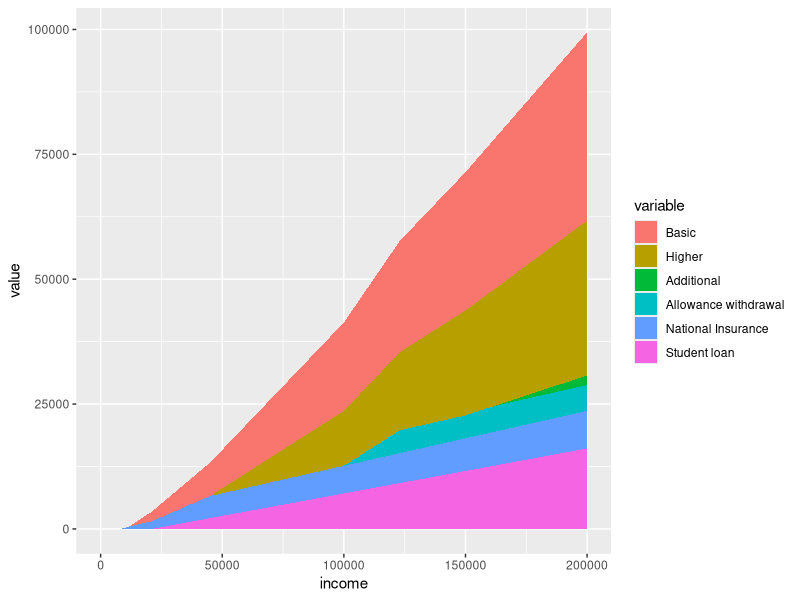
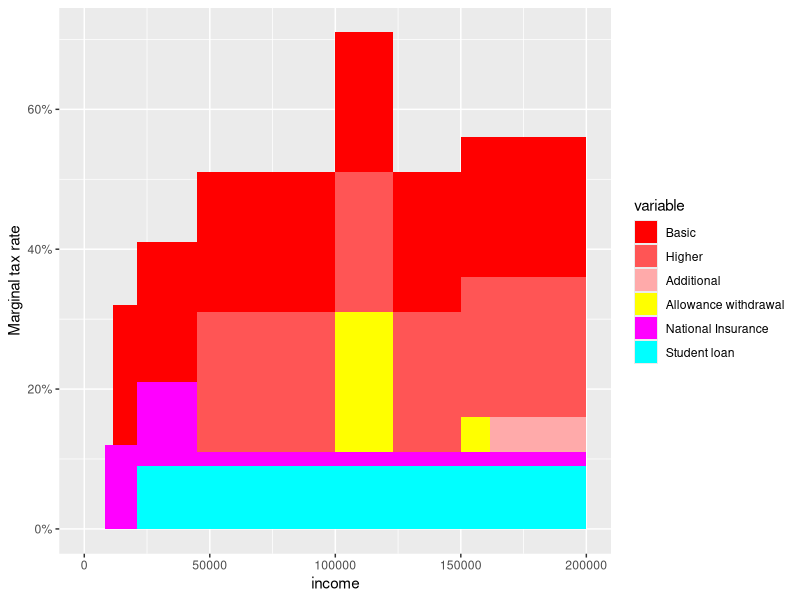

Generate these figures, in order, with R:
# source this file with source('income-tax.R')

library(ggplot2)
library(reshape2)

# this should be an array of gross incomes over which we
# want to plot our data

# few_incomes is a replacement for gross_incomes which can be
# used for quick experimentations - graphs plot much faster with
# this much smaller dataset.
few_incomes <- c(100,10000, 15000, 15100, 44999,45001, 46000, 60000, 149000, 152000, 200000)

gross_incomes <- seq(1,200000, by=50)

# parameters defined by government:

# INCOME TAX #

# all of these sterling amounts are per annum.

# you get this much tax free:
personal_allowance <- 11500

# after which you're taxed at the Basic Rate:
basic_rate <- 0.2

# basic rate tax band is up to this much (after allowances):
higher_rate_threshold <- 33500

# at which point you are taxed at the Higher Rate:
higher_rate <- 0.4

# and then when you reach this much (after allowances):
additional_rate_threshold <- 150000

# you are taxed at the Additional Rate:
additional_rate <- 0.45 

# Personal allowance progressive withdrawl

# Your personal allowance goes down by one pound for
# every n pounds that your gross income is over the
# limit:
personal_allowance_withdrawl_unit <- 2
personal_allowance_withdrawl_limit <- 100000


# NATIONAL INSURANCE #

# these figures are class 1, regular employee amounts
# The UK government gives these in monthly, not annual, amounts
# so all of these sterling amounts are per calendar month

# the primary threshold is:
primary_threshold <- 680

# above the primary threshold
# to the upper earnings limit
# you pay:
primary_rate <- 0.12

# the upper earnings limit is:
upper_earnings_limit <- 3750

# above the upper earnings limit
# you pay:
upper_rate <- 0.02


# STUDENT LOAN #

# if your income is above (per annum)
student_loan_threshold = 21000

# then you will repay this much of your
# income over that:
student_loan_rate = 0.09

# End of government parameters #

basic_tax <- function(adj) { 
  max(0, adj * 0.2)
}

higher_tax <- function(adj) {
  max(0, (adj - higher_rate_threshold) * (higher_rate - basic_rate))
}

additional_tax <- function(adj) {
  max(0, (adj - additional_rate_threshold) * (additional_rate - higher_rate))
}

basic_tax_pa <- function(gross) {
  basic_tax(gross - personal_allowance)
}

higher_tax_pa <- function(gross) {
  higher_tax(gross - personal_allowance)
}

additional_tax_pa <- function(gross) {
  additional_tax(gross - personal_allowance)
}

tax_function <- function(gross, allowance) {
  post_allowance <- gross - allowance
  basic_tax(post_allowance) + higher_tax(post_allowance) + additional_tax(post_allowance)
}


# this doesn't work so well as a cumulation of rates, because the basic
# rate is 12%, and then higher than that is effectively a -10% on top
# of that. So will compute it as a single value, rather than tiers.
national_insurance_basic <- function(gross) {
  max(0, (gross - (primary_threshold * 12)) * primary_rate)
}

# this one looks a bit different to the others because it *can* give
# a negative contribution. max is moved to a different position, that
# might also work in the others?
national_insurance_higher <- function(gross) {
  max(0,(gross - (upper_earnings_limit * 12))) * (upper_rate - primary_rate)
}

national_insurance <- function(gross) {
  national_insurance_basic(gross) + national_insurance_higher(gross)
}


allowance_withdrawl <- function(gross) {
 withdrawn_allowance <- max(0, min(personal_allowance, (gross - personal_allowance_withdrawl_limit) / personal_allowance_withdrawl_unit))
 remaining_allowance <- personal_allowance - withdrawn_allowance
 tax_function(gross, remaining_allowance) - tax_function(gross, personal_allowance) 
}

student_loan <- function(gross) {
  max(0, (gross - student_loan_threshold) * student_loan_rate)
}

fr <- function(incomes) {
  x <- data.frame(incomes,
                        sapply(incomes, basic_tax_pa),
                        sapply(incomes, higher_tax_pa),
                        sapply(incomes, additional_tax_pa),
                        sapply(incomes, allowance_withdrawl),
                        sapply(incomes, national_insurance),
                        sapply(incomes, student_loan)
                       )
  colnames(x) <- c('income', "Basic","Higher","Additional","Allowance withdrawal", "National Insurance", "Student loan")
  x
}

tax_frame <- fr(gross_incomes)
few_tax_frame <- fr(few_incomes)

# produces a stacked plot of how each much tax comes from each
# component in total
ggplot(melt(tax_frame, id.vars='income'),
       aes(x=income, y=value, fill=variable)) + geom_area()

# i would like each row to be replaced with the difference
# with the previous row, in tax_frame (except column 1, incomes)
# and then normalised by the difference in column 1.

tax_matrix <- as.matrix(tax_frame)
marginal_tax_matrix <- tax_matrix[-1,] - tax_matrix[-(dim(tax_matrix)[1]),]

marginal_tax_matrix_normalised <- marginal_tax_matrix / marginal_tax_matrix[,1]

# put the original incomes back in:

marginal_tax_matrix_normalised[,1] <- tax_matrix[-1,1]

ggplot(melt(as.data.frame(marginal_tax_matrix_normalised), id.vars='income'), aes(x=income, y=value, fill=variable)) + geom_area() + scale_y_continuous(labels = scales::percent) + ylab("Marginal tax rate")  + scale_fill_manual(values=c("#FF0000","#FF5555","#FFAAAA", "#FFFF00", "#FF00FF", "#00FFFF"))
